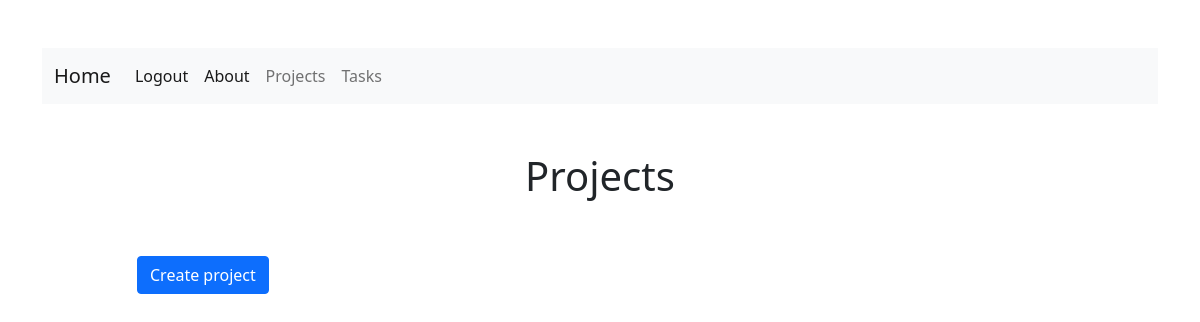
The page /projects/ (signed in) on the database as committed earlier.
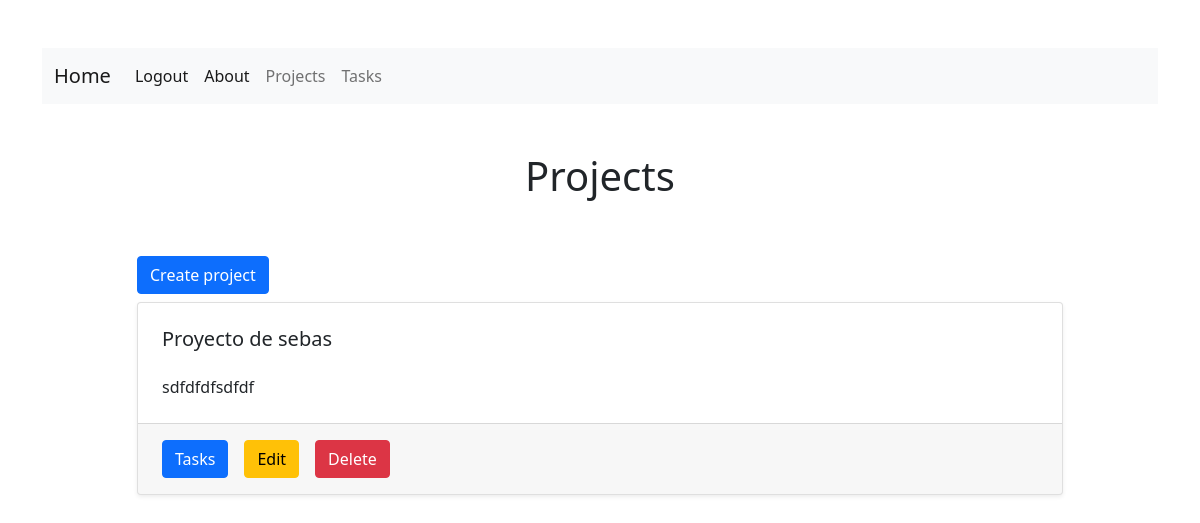
The same page on the database as committed later.
### todolist/models.py (models this page shows, shortened)
class Project(models.Model):
    name = models.CharField(max_length=200)
    description = models.TextField()
    user = models.ForeignKey(User, on_delete=models.CASCADE)

### todolist/views.py (the view)
# urls.py: path('projects/',views.projects, name="projects.list"),
@login_required
def projects(request):
    projects = Project.objects.filter(user=request.user)
    return render(request,'projects/list.html',{
        "projects" : projects
    })

### todolist/templates/projects/list.html
{% extends "layouts/base.html" %}
{% block content %}
<div class="d-flex justify-content-center align-items-center pt-5 pb-5">
    <h1 class="text-center">
        Projects
    </h1>
</div>
<div >
    <div class="row d-flex justify-content-center mb-2">
        <div class="col-sm-10 d-flex">
            <a href="{% url 'projects.create' %}" class="btn btn-primary">Create project</a>
        </div>
    </div>
    <div class="row d-flex justify-content-center">
        {% for project in projects %}
        <div class="col-sm-10">
            <div class="card shadow-sm mb-3">
                <div class="card-body">
                    <h5 class="card-title p-2">{{ project.name }}</h5>
                    <p class="card-text p-2">
                        {{ project.description }}
                    </p>
                </div>
                <div class="card-footer d-flex">
                    <a class="btn btn-primary m-2" href="{% url 'projects.detail' project.id %}" >Tasks</a>
                    <a class="btn btn-warning m-2" href="{% url 'projects.edit' project.id %}" >Edit</a>
                    <a class="btn btn-danger m-2" href="{% url 'projects.delete' project.id %}" >Delete</a>
                </div>
            </div>
        </div>
        {% endfor %}
    </div>
</div>
{% endblock %}

### todolist/templates/layouts/base.html (shortened to what this page needs)
{% load static %}
<!doctype html>
<html lang="es">
<head>
    <link href="https://cdn.jsdelivr.net/npm/bootstrap@5.0.2/dist/css/bootstrap.min.css" rel="stylesheet"
>
    <link rel="stylesheet" href="{% static 'css/main.css' %}">
</head>
<body>
    <div class="container pt-5">
        <nav class="navbar navbar-expand-lg navbar-light bg-light">
            <div class="container-fluid">
                <a class="navbar-brand" href="{% url 'landing' %}">Home</a>
                <div class="collapse navbar-collapse" id="navbarSupportedContent">
                    <ul class="navbar-nav me-auto mb-2 mb-lg-0">
                        {% if user.is_authenticated %}
                        <li class="nav-item">
                            <a class="nav-link active" aria-current="page" href="{% url 'logout' %}">Logout</a>
                        </li>
                        {% endif %}
                        <li class="nav-item">
                            <a class="nav-link active" aria-current="page" href="#">About</a>
                        </li>
                        <li class="nav-item">
                            <a class="nav-link" href="{% url 'projects.list' %}">Projects</a>
                        </li>
                        <li class="nav-item">
                            <a class="nav-link" href="{% url 'tasks.list' %}">Tasks</a>
                        </li>
                    </ul>
                </div>
            </div>
        </nav>
        {% block content %}
        {% endblock %}
    </div>
</body>
</html>

Rows that differ between the two databases and show on the page:
added Project: name "Proyecto de sebas", description "sdfdfdfsdfdf"
